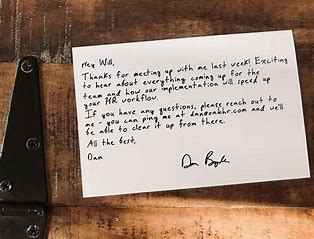
#> input picture images/sample.jpg, 314 x 239 px, found by its file name
$ python scanner.py
#> lines starting #> are read from the running program, lines starting #| are printed output that depends on the picture; after the words box and inside, x2 and y2 are one past the last pixel; in counts of white or black regions, pixels touching at a corner belong together
### src/src/preprocess.py
import cv2

def load_and_preprocess_image(image_path):
    image = cv2.imread(image_path)
    image = cv2.resize(image, (800, 600))
    gray = cv2.cvtColor(image, cv2.COLOR_BGR2GRAY)
    blurred = cv2.GaussianBlur(gray, (5, 5), 0)
    edged = cv2.Canny(blurred, 30, 150)
    return image, edged

### src/src/contour_detection.py
import cv2
import numpy as np

def find_document_contour(edged):
    # Find contours in the edged image
    contours, _ = cv2.findContours(edged.copy(), cv2.RETR_LIST, cv2.CHAIN_APPROX_SIMPLE)

    # Sort contours by area and keep the largest one
    contours = sorted(contours, key=cv2.contourArea, reverse=True)

    # Loop through contours to find the one with 4 points
    for contour in contours:
        peri = cv2.arcLength(contour, True)
        approx = cv2.approxPolyDP(contour, 0.02 * peri, True)

        if len(approx) == 4:
            return approx
    return None

def order_points(pts):
    # Convert the points to a 4x2 array
    pts = pts.reshape(4, 2)

    # Initialize an array for the ordered points
    ordered_pts = np.zeros((4, 2), dtype="float32")

    # Compute the sum and difference of the points
    s = np.sum(pts, axis=1)
    diff = np.diff(pts, axis=1)

    # Top-left point has the smallest sum
    ordered_pts[0] = pts[np.argmin(s)]
    # Bottom-right point has the largest sum
    ordered_pts[2] = pts[np.argmax(s)]
    # Top-right point has the smallest difference
    ordered_pts[1] = pts[np.argmin(diff)]
    # Bottom-left point has the largest difference
    ordered_pts[3] = pts[np.argmax(diff)]

    return ordered_pts

def warp_perspective(image, contour):
    # Ensure the contour is in the expected format
    if contour is None:
        raise ValueError("Contour cannot be None")
    if contour.shape[0] != 4:
        raise ValueError(f"Expected 4 points, got {contour.shape[0]} points")

    # Reorder the contour points
    rect = order_points(contour)
    (tl, tr, br, bl) = rect

    # Compute the width and height of the new image
    widthA = np.sqrt(((br[0] - bl[0]) ** 2) + ((br[1] - bl[1]) ** 2))
    widthB = np.sqrt(((tr[0] - tl[0]) ** 2) + ((tr[1] - tl[1]) ** 2))
    maxWidth = max(int(widthA), int(widthB))

    heightA = np.sqrt(((tr[0] - br[0]) ** 2) + ((tr[1] - br[1]) ** 2))
    heightB = np.sqrt(((tl[0] - bl[0]) ** 2) + ((tl[1] - bl[1]) ** 2))
    maxHeight = max(int(heightA), int(heightB))

    # Define the destination points
    dst = np.array([
        [0, 0],
        [maxWidth - 1, 0],
        [maxWidth - 1, maxHeight - 1],
        [0, maxHeight - 1]
    ], dtype="float32")

    # Compute the perspective transform matrix
    M = cv2.getPerspectiveTransform(rect, dst)

    # Perform the perspective transformation
    warped = cv2.warpPerspective(image, M, (maxWidth, maxHeight))

    return warped

### src/src/scanner.py
from preprocess import load_and_preprocess_image
from contour_detection import find_document_contour, warp_perspective
import cv2
import os

def save_and_display_result(original, warped):
    # Save the result
    cv2.imwrite("original_image.jpg", original)
    cv2.imwrite("scanned_document.jpg", warped)

    # Open the saved images using the default system viewer
    os.system("start original_image.jpg")
    os.system("start scanned_document.jpg")


def main(image_path):
    # Load and preprocess the image
    original, edged = load_and_preprocess_image(image_path)
#> in load_and_preprocess_image, image is the input picture: shape (239, 314, 3); mean B, G, R 120.6, 133.9, 155
#> in load_and_preprocess_image, `image = cv2.resize(image, (800, 600))`:
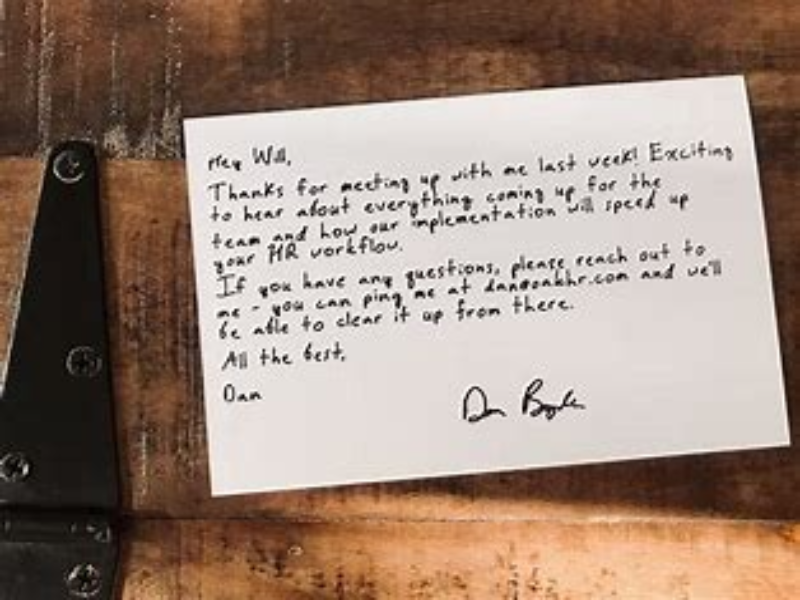
#> image: shape (600, 800, 3); mean B, G, R 120.5, 133.8, 154.9
#> in load_and_preprocess_image, `gray = cv2.cvtColor(image, cv2.COLOR_BGR2GRAY)`:
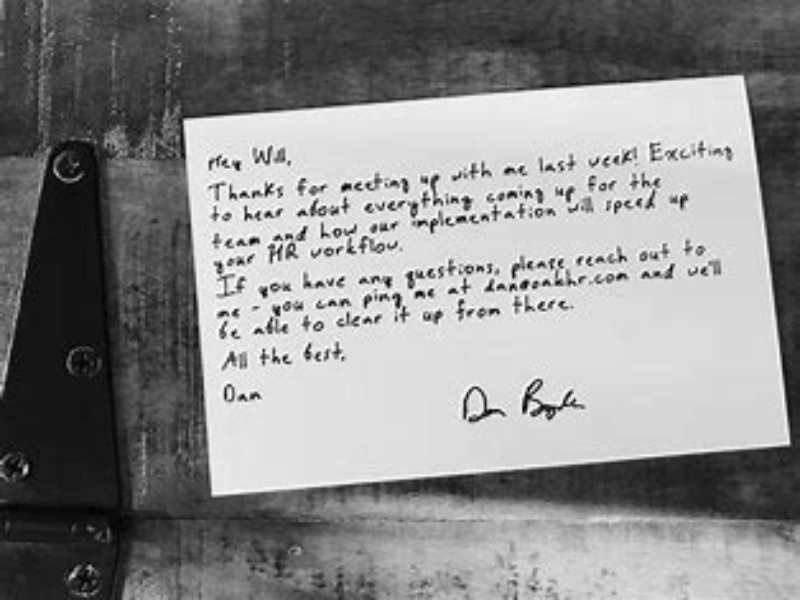
#> gray: shape (600, 800); min 1, max 254, mean 138.6
#> in load_and_preprocess_image, `edged = cv2.Canny(blurred, 30, 150)`:
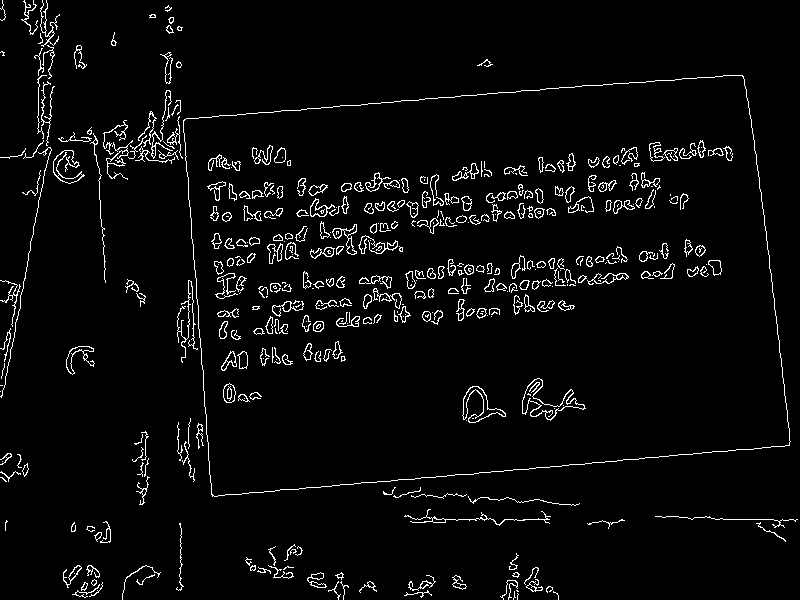
#> edged: shape (600, 800); 3.9% white in thin lines or dots

    # Find the document contour
    contour = find_document_contour(edged)
#> in find_document_contour, `contours, _ = cv2.findContours(edged.copy(), cv2.RETR_LIST, cv2.CHAIN_..`: contours = 642 contours, 349 with area under 20; largest, box (x1, y1, x2, y2) and area: (183, 75, 791, 497) 215714, (183, 75, 791, 497) 215708, (522, 378, 586, 421) 794, (522, 378, 585, 420) 708, (462, 386, 506, 423) 450
#> the loop in find_document_contour, `for contour in contours:` made 1 pass
#> (peri, approx) on pass 1: (1955.7, [[743, 76], [184, 119], [212, 496], [789, 445]])
#> contour = [[743, 76], [184, 119], [212, 496], [789, 445]]

    if contour is not None:
        print(f"Contour points: {contour}")
#| Contour points: [[[743  76]]
#|  [[184 119]]
#|  [[212 496]]
#|  [[789 445]]]
        # Apply perspective transformation
        warped = warp_perspective(original, contour)
#> in order_points, `s = np.sum(pts, axis=1)`: s = [819, 303, 708, 1234]
#> in order_points, `diff = np.diff(pts, axis=1)`: diff = [-667, -65, 284, -344]
#> in warp_perspective, `rect = order_points(contour)`: rect = [[184, 119], [743, 76], [789, 445], [212, 496]]
#> in warp_perspective, `(tl, tr, br, bl) = rect`: tl = [184, 119]; tr = [743, 76]; br = [789, 445]; bl = [212, 496]
#> in warp_perspective, `widthA = np.sqrt(((br[0] - bl[0]) ** 2) + ((br[1] - bl[1]) ** 2))`: widthA = 579.2
#> in warp_perspective, `widthB = np.sqrt(((tr[0] - tl[0]) ** 2) + ((tr[1] - tl[1]) ** 2))`: widthB = 560.7
#> in warp_perspective, `maxWidth = max(int(widthA), int(widthB))`: maxWidth = 579
#> in warp_perspective, `heightA = np.sqrt(((tr[0] - br[0]) ** 2) + ((tr[1] - br[1]) ** 2))`: heightA = 371.9
#> in warp_perspective, `heightB = np.sqrt(((tl[0] - bl[0]) ** 2) + ((tl[1] - bl[1]) ** 2))`: heightB = 378
#> in warp_perspective, `dst = np.array([ [0, 0], [maxWidth - 1, 0], [maxWidth - 1, maxHeight -..`: dst = [[0, 0], [578, 0], [578, 377], [0, 377]]
#> in warp_perspective, `M = cv2.getPerspectiveTransform(rect, dst)`: M = [[1.02, -0.0756, -178.2], [0.0796, 1.03, -137.8], [-2.34e-05, 9.16e-05, 1]]
#> in warp_perspective, `warped = cv2.warpPerspective(image, M, (maxWidth, maxHeight))`:
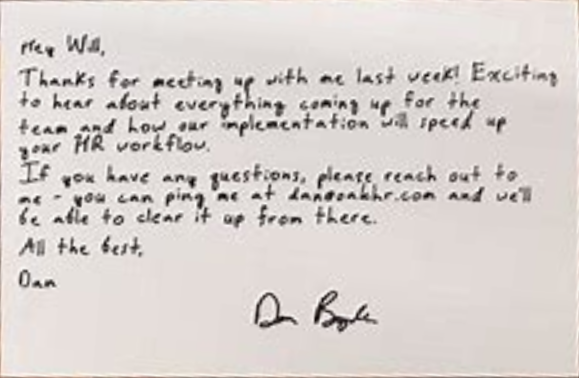
#> warped: shape (378, 579, 3); mean B, G, R 206.3, 209.6, 216.1

        # Save and display the result
        save_and_display_result(original, warped)
    else:
        print("Document contour not found.")

if __name__ == "__main__":
    main("images/sample.jpg")
